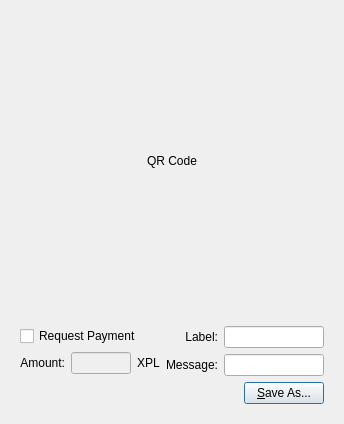
<?xml version="1.0" encoding="UTF-8"?>
<ui version="4.0">
 <class>QRCodeDialog</class>
 <widget class="QDialog" name="QRCodeDialog">
  <property name="geometry">
   <rect>
    <x>0</x>
    <y>0</y>
    <width>320</width>
    <height>404</height>
   </rect>
  </property>
  <property name="windowTitle">
   <string>Dialog</string>
  </property>
  <layout class="QVBoxLayout" name="verticalLayout_3">
   <item>
    <widget class="QLabel" name="lblQRCode">
     <property name="sizePolicy">
      <sizepolicy hsizetype="Expanding" vsizetype="Expanding">
       <horstretch>0</horstretch>
       <verstretch>0</verstretch>
      </sizepolicy>
     </property>
     <property name="minimumSize">
      <size>
       <width>300</width>
       <height>300</height>
      </size>
     </property>
     <property name="text">
      <string>QR Code</string>
     </property>
     <property name="alignment">
      <set>Qt::AlignCenter</set>
     </property>
     <property name="wordWrap">
      <bool>true</bool>
     </property>
    </widget>
   </item>
   <item>
    <widget class="QWidget" name="widget" native="true">
     <layout class="QVBoxLayout" name="verticalLayout_2">
      <item>
       <layout class="QHBoxLayout" name="horizontalLayout_2">
        <item>
         <layout class="QVBoxLayout" name="verticalLayout">
          <item>
           <widget class="QCheckBox" name="chkReqPayment">
            <property name="enabled">
             <bool>true</bool>
            </property>
            <property name="text">
             <string>Request Payment</string>
            </property>
           </widget>
          </item>
          <item>
           <layout class="QHBoxLayout" name="horizontalLayout">
            <item>
             <widget class="QLabel" name="lblAmount">
              <property name="sizePolicy">
               <sizepolicy hsizetype="Preferred" vsizetype="Maximum">
                <horstretch>0</horstretch>
                <verstretch>0</verstretch>
               </sizepolicy>
              </property>
              <property name="text">
               <string>Amount:</string>
              </property>
              <property name="alignment">
               <set>Qt::AlignRight|Qt::AlignTrailing|Qt::AlignVCenter</set>
              </property>
              <property name="buddy">
               <cstring>lnReqAmount</cstring>
              </property>
             </widget>
            </item>
            <item>
             <widget class="QLineEdit" name="lnReqAmount">
              <property name="enabled">
               <bool>false</bool>
              </property>
              <property name="minimumSize">
               <size>
                <width>60</width>
                <height>0</height>
               </size>
              </property>
              <property name="alignment">
               <set>Qt::AlignRight|Qt::AlignTrailing|Qt::AlignVCenter</set>
              </property>
             </widget>
            </item>
            <item>
             <widget class="QLabel" name="lblBTC">
              <property name="sizePolicy">
               <sizepolicy hsizetype="Preferred" vsizetype="Maximum">
                <horstretch>0</horstretch>
                <verstretch>0</verstretch>
               </sizepolicy>
              </property>
              <property name="text">
               <string>XPL</string>
              </property>
              <property name="buddy">
               <cstring>lnReqAmount</cstring>
              </property>
             </widget>
            </item>
           </layout>
          </item>
         </layout>
        </item>
        <item>
         <layout class="QGridLayout" name="gridLayout">
          <item row="0" column="0">
           <widget class="QLabel" name="lblLabel">
            <property name="text">
             <string>Label:</string>
            </property>
            <property name="alignment">
             <set>Qt::AlignRight|Qt::AlignTrailing|Qt::AlignVCenter</set>
            </property>
            <property name="buddy">
             <cstring>lnLabel</cstring>
            </property>
           </widget>
          </item>
          <item row="0" column="1">
           <widget class="QLineEdit" name="lnLabel">
            <property name="minimumSize">
             <size>
              <width>100</width>
              <height>0</height>
             </size>
            </property>
           </widget>
          </item>
          <item row="1" column="0">
           <widget class="QLabel" name="lblMessage">
            <property name="text">
             <string>Message:</string>
            </property>
            <property name="alignment">
             <set>Qt::AlignRight|Qt::AlignTrailing|Qt::AlignVCenter</set>
            </property>
            <property name="buddy">
             <cstring>lnMessage</cstring>
            </property>
           </widget>
          </item>
          <item row="1" column="1">
           <widget class="QLineEdit" name="lnMessage">
            <property name="minimumSize">
             <size>
              <width>100</width>
              <height>0</height>
             </size>
            </property>
           </widget>
          </item>
         </layout>
        </item>
       </layout>
      </item>
      <item>
       <layout class="QHBoxLayout" name="horizontalLayout_3">
        <item>
         <spacer name="horizontalSpacer">
          <property name="orientation">
           <enum>Qt::Horizontal</enum>
          </property>
          <property name="sizeHint" stdset="0">
           <size>
            <width>40</width>
            <height>20</height>
           </size>
          </property>
         </spacer>
        </item>
        <item>
         <widget class="QPushButton" name="btnSaveAs">
          <property name="text">
           <string>&amp;Save As...</string>
          </property>
         </widget>
        </item>
       </layout>
      </item>
     </layout>
    </widget>
   </item>
  </layout>
 </widget>
 <resources/>
 <connections>
  <connection>
   <sender>chkReqPayment</sender>
   <signal>clicked(bool)</signal>
   <receiver>lnReqAmount</receiver>
   <slot>setEnabled(bool)</slot>
   <hints>
    <hint type="sourcelabel">
     <x>92</x>
     <y>285</y>
    </hint>
    <hint type="destinationlabel">
     <x>98</x>
     <y>311</y>
    </hint>
   </hints>
  </connection>
 </connections>
</ui>
